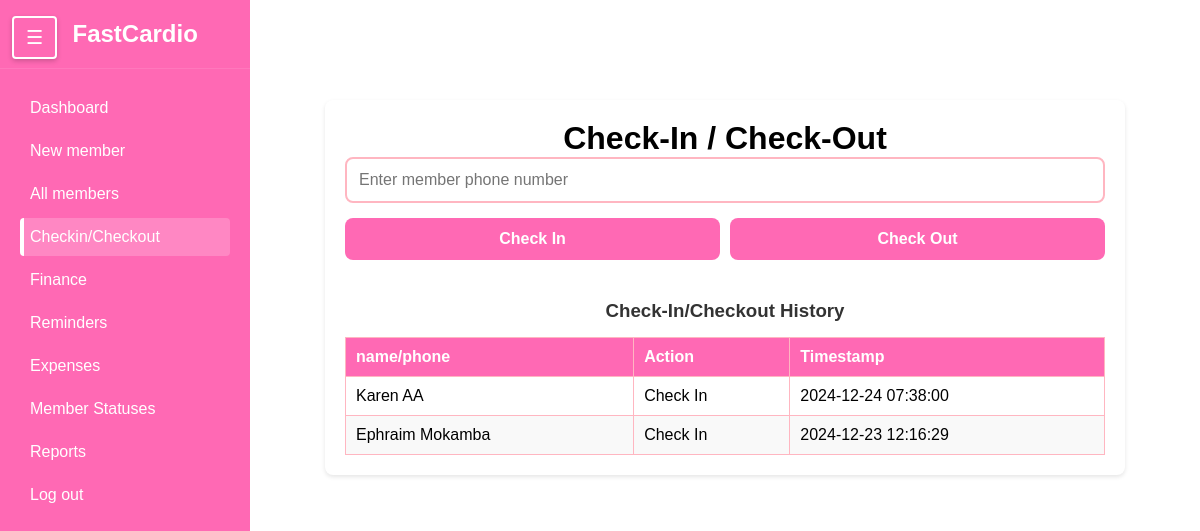
Before: /checkin/ with the older database file.
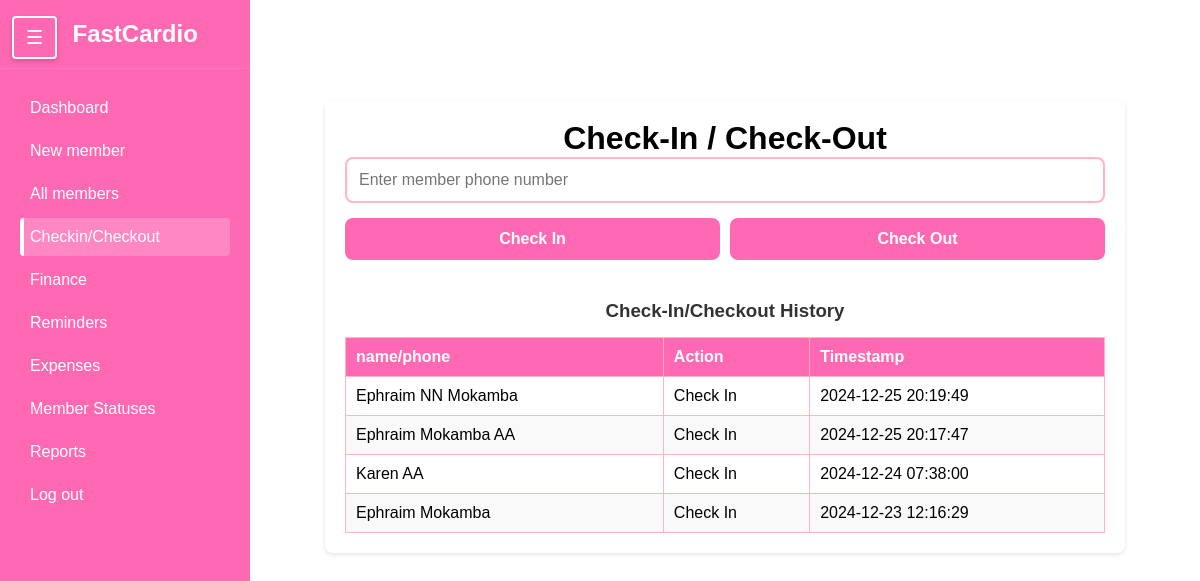
After: the same page with the newer database file.
### members/models.py (models this page shows, shortened)
class CheckInOutRecord(models.Model):
    ACTIONS = [
        ('check_in', 'Check In'),
        ('check_out', 'Check Out')
    ]
    member = models.ForeignKey(Member, on_delete=models.CASCADE, related_name='CheckinOut')
    action = models.CharField(max_length=10, choices=ACTIONS)
    timestamp = models.DateTimeField(default=timezone.now)
    class Meta:
        ordering = ['-timestamp']

class Member(models.Model):
    first_name = models.CharField(max_length=50)
    last_name = models.CharField(max_length=50)
    phone_number = models.CharField(max_length=15)
    date_joined = models.DateTimeField(auto_now_add=True)
    is_active = models.BooleanField(default=False)
    is_frozen = models.BooleanField(default=False)
    additional_info = models.TextField(blank=True,null=True)
    gender = models.CharField(max_length= 6)
    def __str__(self):
        return f"{self.first_name} {self.last_name}"

### members/views.py (the view)
# urls.py: path('checkin/',views.checkin,name="Checkin" ),
def checkin(request):
    recent_records = CheckInOutRecord.objects.select_related('member').all()[:20]
    return render(request,"Checkin.html",{'recent_records': recent_records })

### members/templates/Checkin.html (shortened to what this page needs)
{% extends 'sidebar.html' %}
{% load static %}
{% block extra_styles %}
    <link rel="stylesheet" href="{% static 'checkin.css' %}">
{% endblock %}
{% block content %}
    <div class="container" >
            <h1>Check-In / Check-Out</h1>
        <input type="text" class="member-input" placeholder="Enter member phone number" id="memberIdInput">
        <div class="btn-group">
            <button class="check-in-btn">Check In</button>
            <button class="check-out-btn">Check Out</button>
        </div>
        <div class="history-section">
            <h3>Check-In/Checkout History</h3>
            <table class="history-table" id="historyTable">
                <thead>
                    <tr>
                        <th>name/phone</th>
                        <th>Action</th>
                        <th>Timestamp</th>
                    </tr>
                </thead>
                <tbody id="historyTableBody">
                    {% for record in recent_records %}
                    <tr>
                        <td>{{ record.member }}</td>
                        <td>{{ record.get_action_display }}</td>
                        <td>{{ record.timestamp|date:"Y-m-d H:i:s" }}</td>
                    </tr>
                    {% endfor %}
                </tbody>
            </table>
        </div>
    </div>
{% endblock %}

### members/templates/sidebar.html (shortened to what this page needs)
{% load static %}
<!DOCTYPE html>
<html lang="en">
<head>
    <link rel="stylesheet" href="{% static 'sidebar.css' %}">
    {% block extra_styles %}{% endblock %}
</head>
<body>
    <div class="wrapper">
        <div class="toggle-container">
            <button id="sidebarToggle" class="toggle-btn">☰</button>
        </div>
        <nav id="sidebar">
            <div class="sidebar-header">
                <h2>FastCardio</h2>
            </div>
            <ul class="sidebar-menu">
                <li><a href="{% url 'Dashboard' %}">Dashboard</a></li>
                <li><a href="{% url 'New member' %}">New member</a></li>
                <li><a href="{% url 'Members' %}">All members</a></li>
                <li><a href="{% url 'Checkin' %}">Checkin/Checkout</a></li>
                <li><a href="{% url 'Finance' %}">Finance</a></li>
                <li><a href="{% url 'Reminders' %}">Reminders</a></li>
                <li><a href="{% url 'Expenses' %}">Expenses</a></li>
                <li><a href="{% url 'member_status' %}">Member Statuses</a></li>
                <li><a href="{% url 'Reports' %}">Reports</a></li>
                <li><a href="{% url 'login' %}">Log out</a></li>
            </ul>
        </nav>
        <div id="content">
            {% block content %}
            {% endblock %}
        </div>
    </div>
</body>
</html>

### members/static/sidebar.css (style rules this page uses)
* { margin: 0; padding: 0; box-sizing: border-box; }
body { font-family: 'Arial', sans-serif; background-color: #f4f4f4; height: 100%; overflow-x: hidden; }
.wrapper { display: flex; width: 100%; min-height: 100vh; position: relative; }
.toggle-container { position: fixed; top: 2%; left: 1%; z-index: 1000; transition: all 0.3s ease; }
.toggle-btn { background: #FF69B4; border: 2px solid white; color: white; padding: 8px 12px; border-radius: 4px; cursor: pointer; font-size: 1.2rem; transition: all 0.3s ease; box-shadow: 0 2px 5px rgba(0, 0, 0, 0.2); }
#sidebar { width: 250px; background-color: #FF69B4; color: white; transition: all 0.3s ease; position: fixed; top: 0; left: 0; height: 100vh; overflow-y: auto; z-index: 999; }
.sidebar-header { padding: 20px; display: flex; justify-content: space-between; align-items: center; border-bottom: 1px solid rgba(255, 255, 255, 0.1); background-color: #FF69B4; position: sticky; top: 0; z-index: 2; }
.sidebar-header h2 { font-size: 1.5rem; font-weight: bold; margin-left: 25%; }
.sidebar-menu { list-style: none; padding: 20px 0; }
.sidebar-menu li { padding: 0 20px; margin-bottom: 5px; }
.sidebar-menu li a { color: white; text-decoration: none; padding: 10px; display: block; border-radius: 4px; transition: all 0.3s ease; }
.sidebar-menu li a.active { background-color: rgba(255, 255, 255, 0.2); border-left: 4px solid white; padding-left: 6px; }
#content { flex: 1; padding: 20px; margin-left: 250px; transition: all 0.3s ease; background-color: #fff; min-height: 100vh; }

### members/static/checkin.css (style rules this page uses)
:root { --primary-pink: #FF69B4; --light-pink: #FFB6C1; --dark-pink: #DB7093; --text-color: #333; --background-color: #F8F8F8; --sidebar-width: 250px; --topbar-height: 60px; }
* { margin: 0; padding: 0; box-sizing: border-box; font-family: 'Arial', sans-serif; }
body { background-color: var(--background-color); min-height: 100vh; }
.container { display: flex; flex-direction: column; align-items: center; padding: 20px; max-width: 800px; margin: calc(var(--topbar-height) + 20px) auto 0 auto; background-color: white; border-radius: 8px; box-shadow: 0 2px 4px rgba(0, 0, 0, 0.1); }
.member-input { width: 100%; padding: 12px; margin-bottom: 15px; border: 2px solid var(--light-pink); border-radius: 8px; font-size: 16px; transition: border-color 0.3s ease; }
.btn-group { width: 100%; display: flex; gap: 10px; margin-bottom: 20px; }
.check-in-btn, .check-out-btn { flex: 1; padding: 12px; border: none; border-radius: 8px; background-color: var(--primary-pink); color: white; font-size: 16px; font-weight: bold; cursor: pointer; transition: background-color 0.3s ease; }
.history-section { width: 100%; margin-top: 20px; overflow-x: auto; }
.history-section h3 { margin-bottom: 15px; color: var(--text-color); text-align: center; }
.history-table { width: 100%; border-collapse: collapse; margin-top: 15px; }
.history-table th, .history-table td { border: 1px solid var(--light-pink); padding: 10px; text-align: left; }
.history-table th { background-color: var(--primary-pink); color: white; }
.history-table tr:nth-child(even) { background-color: #f9f9f9; }

Changed rows visible on the page:
added CheckInOutRecord: member "Ephraim NN Mokamba", action "Check In", timestamp "2024-12-25 20:19:49"
added CheckInOutRecord: member "Ephraim Mokamba AA", action "Check In", timestamp "2024-12-25 20:17:47"
